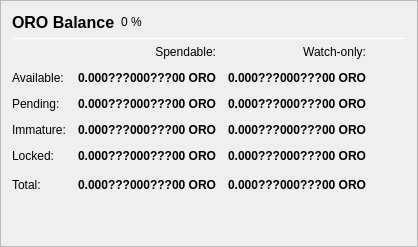
                   <widget class="QFrame" name="frame_Balances">
                    <property name="frameShape">
                     <enum>QFrame::StyledPanel</enum>
                    </property>
                    <property name="frameShadow">
                     <enum>QFrame::Raised</enum>
                    </property>
                    <layout class="QVBoxLayout" name="verticalLayout_4">
                     <item>
                      <layout class="QHBoxLayout" name="horizontalLayout_4">
                       <item>
                        <widget class="QLabel" name="label_5">
                         <property name="minimumSize">
                          <size>
                           <width>0</width>
                           <height>20</height>
                          </size>
                         </property>
                         <property name="font">
                          <font>
                           <pointsize>12</pointsize>
                           <weight>75</weight>
                           <bold>true</bold>
                          </font>
                         </property>
                         <property name="text">
                          <string>ORO Balance</string>
                         </property>
                        </widget>
                       </item>
                       <item>
                        <widget class="QLabel" name="labelOROPercent">
                         <property name="text">
                          <string notr="true">0 %</string>
                         </property>
                        </widget>
                       </item>
                       <item>
                        <spacer name="horizontalSpacer_3">
                         <property name="orientation">
                          <enum>Qt::Horizontal</enum>
                         </property>
                         <property name="sizeHint" stdset="0">
                          <size>
                           <width>40</width>
                           <height>20</height>
                          </size>
                         </property>
                        </spacer>
                       </item>
                      </layout>
                     </item>
                     <item>
                      <widget class="Line" name="line_Balance">
                       <property name="minimumSize">
                        <size>
                         <width>0</width>
                         <height>1</height>
                        </size>
                       </property>
                       <property name="maximumSize">
                        <size>
                         <width>16777215</width>
                         <height>1</height>
                        </size>
                       </property>
                       <property name="orientation">
                        <enum>Qt::Horizontal</enum>
                       </property>
                      </widget>
                     </item>
                     <item>
                      <layout class="QGridLayout" name="gridLayout">
                       <property name="spacing">
                        <number>12</number>
                       </property>
                       <item row="0" column="1">
                        <widget class="QLabel" name="labelSpendable">
                         <property name="text">
                          <string>Spendable:</string>
                         </property>
                         <property name="alignment">
                          <set>Qt::AlignRight|Qt::AlignTrailing|Qt::AlignVCenter</set>
                         </property>
                        </widget>
                       </item>
                       <item row="0" column="2">
                        <widget class="QLabel" name="labelWatchonly">
                         <property name="text">
                          <string>Watch-only:</string>
                         </property>
                         <property name="alignment">
                          <set>Qt::AlignRight|Qt::AlignTrailing|Qt::AlignVCenter</set>
                         </property>
                        </widget>
                       </item>
                       <item row="1" column="0">
                        <widget class="QLabel" name="labelBalanceText">
                         <property name="text">
                          <string>Available:</string>
                         </property>
                        </widget>
                       </item>
                       <item row="1" column="1">
                        <widget class="QLabel" name="labelBalance">
                         <property name="font">
                          <font>
                           <weight>75</weight>
                           <bold>true</bold>
                          </font>
                         </property>
                         <property name="cursor">
                          <cursorShape>IBeamCursor</cursorShape>
                         </property>
                         <property name="toolTip">
                          <string>Your current spendable balance</string>
                         </property>
                         <property name="text">
                          <string notr="true">0.000???000???00 ORO</string>
                         </property>
                         <property name="alignment">
                          <set>Qt::AlignRight|Qt::AlignTrailing|Qt::AlignVCenter</set>
                         </property>
                         <property name="textInteractionFlags">
                          <set>Qt::LinksAccessibleByMouse|Qt::TextSelectableByKeyboard|Qt::TextSelectableByMouse</set>
                         </property>
                        </widget>
                       </item>
                       <item row="1" column="2">
                        <widget class="QLabel" name="labelWatchAvailable">
                         <property name="font">
                          <font>
                           <weight>75</weight>
                           <bold>true</bold>
                          </font>
                         </property>
                         <property name="cursor">
                          <cursorShape>IBeamCursor</cursorShape>
                         </property>
                         <property name="toolTip">
                          <string>Your current balance in watch-only addresses</string>
                         </property>
                         <property name="text">
                          <string notr="true">0.000???000???00 ORO</string>
                         </property>
                         <property name="alignment">
                          <set>Qt::AlignRight|Qt::AlignTrailing|Qt::AlignVCenter</set>
                         </property>
                         <property name="textInteractionFlags">
                          <set>Qt::LinksAccessibleByMouse|Qt::TextSelectableByKeyboard|Qt::TextSelectableByMouse</set>
                         </property>
                        </widget>
                       </item>
                       <item row="2" column="0">
                        <widget class="QLabel" name="labelPendingText">
                         <property name="text">
                          <string>Pending:</string>
                         </property>
                        </widget>
                       </item>
                       <item row="2" column="1">
                        <widget class="QLabel" name="labelUnconfirmed">
                         <property name="font">
                          <font>
                           <weight>75</weight>
                           <bold>true</bold>
                          </font>
                         </property>
                         <property name="cursor">
                          <cursorShape>IBeamCursor</cursorShape>
                         </property>
                         <property name="toolTip">
                          <string>Total of transactions that have yet to be confirmed, and do not yet count toward the spendable balance</string>
                         </property>
                         <property name="text">
                          <string notr="true">0.000???000???00 ORO</string>
                         </property>
                         <property name="alignment">
                          <set>Qt::AlignRight|Qt::AlignTrailing|Qt::AlignVCenter</set>
                         </property>
                         <property name="textInteractionFlags">
                          <set>Qt::LinksAccessibleByMouse|Qt::TextSelectableByKeyboard|Qt::TextSelectableByMouse</set>
                         </property>
                        </widget>
                       </item>
                       <item row="2" column="2">
                        <widget class="QLabel" name="labelWatchPending">
                         <property name="font">
                          <font>
                           <weight>75</weight>
                           <bold>true</bold>
                          </font>
                         </property>
                         <property name="cursor">
                          <cursorShape>IBeamCursor</cursorShape>
                         </property>
                         <property name="toolTip">
                          <string>Unconfirmed transactions to watch-only addresses</string>
                         </property>
                         <property name="text">
                          <string notr="true">0.000???000???00 ORO</string>
                         </property>
                         <property name="alignment">
                          <set>Qt::AlignRight|Qt::AlignTrailing|Qt::AlignVCenter</set>
                         </property>
                         <property name="textInteractionFlags">
                          <set>Qt::LinksAccessibleByMouse|Qt::TextSelectableByKeyboard|Qt::TextSelectableByMouse</set>
                         </property>
                        </widget>
                       </item>
                       <item row="3" column="0">
                        <widget class="QLabel" name="labelImmatureText">
                         <property name="text">
                          <string>Immature:</string>
                         </property>
                        </widget>
                       </item>
                       <item row="3" column="1">
                        <widget class="QLabel" name="labelImmature">
                         <property name="font">
                          <font>
                           <weight>75</weight>
                           <bold>true</bold>
                          </font>
                         </property>
                         <property name="cursor">
                          <cursorShape>IBeamCursor</cursorShape>
                         </property>
                         <property name="toolTip">
                          <string>Staked or masternode rewards that has not yet matured</string>
                         </property>
                         <property name="text">
                          <string notr="true">0.000???000???00 ORO</string>
                         </property>
                         <property name="alignment">
                          <set>Qt::AlignRight|Qt::AlignTrailing|Qt::AlignVCenter</set>
                         </property>
                         <property name="textInteractionFlags">
                          <set>Qt::LinksAccessibleByMouse|Qt::TextSelectableByKeyboard|Qt::TextSelectableByMouse</set>
                         </property>
                        </widget>
                       </item>
                       <item row="3" column="2">
                        <widget class="QLabel" name="labelWatchImmature">
                         <property name="font">
                          <font>
                           <weight>75</weight>
                           <bold>true</bold>
                          </font>
                         </property>
                         <property name="cursor">
                          <cursorShape>IBeamCursor</cursorShape>
                         </property>
                         <property name="toolTip">
                          <string>Staked or masternode rewards in watch-only addresses that has not yet matured</string>
                         </property>
                         <property name="text">
                          <string notr="true">0.000???000???00 ORO</string>
                         </property>
                         <property name="alignment">
                          <set>Qt::AlignRight|Qt::AlignTrailing|Qt::AlignVCenter</set>
                         </property>
                         <property name="textInteractionFlags">
                          <set>Qt::LinksAccessibleByMouse|Qt::TextSelectableByKeyboard|Qt::TextSelectableByMouse</set>
                         </property>
                        </widget>
                       </item>
                       <item row="4" column="0">
                        <widget class="QLabel" name="labelLockedBalanceText">
                         <property name="toolTip">
                          <string>Locked ORO or Masternode collaterals. These are excluded from zORO minting.</string>
                         </property>
                         <property name="text">
                          <string>Locked:</string>
                         </property>
                        </widget>
                       </item>
                       <item row="4" column="1">
                        <widget class="QLabel" name="labelLockedBalance">
                         <property name="font">
                          <font>
                           <weight>75</weight>
                           <bold>true</bold>
                          </font>
                         </property>
                         <property name="cursor">
                          <cursorShape>IBeamCursor</cursorShape>
                         </property>
                         <property name="toolTip">
                          <string>Locked ORO or Masternode collaterals. These are excluded from zORO minting.</string>
                         </property>
                         <property name="text">
                          <string notr="true">0.000???000???00 ORO</string>
                         </property>
                         <property name="alignment">
                          <set>Qt::AlignRight|Qt::AlignTrailing|Qt::AlignVCenter</set>
                         </property>
                         <property name="textInteractionFlags">
                          <set>Qt::LinksAccessibleByMouse|Qt::TextSelectableByKeyboard|Qt::TextSelectableByMouse</set>
                         </property>
                        </widget>
                       </item>
                       <item row="4" column="2">
                        <widget class="QLabel" name="labelWatchLocked">
                         <property name="font">
                          <font>
                           <weight>75</weight>
                           <bold>true</bold>
                          </font>
                         </property>
                         <property name="cursor">
                          <cursorShape>IBeamCursor</cursorShape>
                         </property>
                         <property name="toolTip">
                          <string>Current locked balance in watch-only addresses</string>
                         </property>
                         <property name="text">
                          <string notr="true">0.000???000???00 ORO</string>
                         </property>
                         <property name="alignment">
                          <set>Qt::AlignRight|Qt::AlignTrailing|Qt::AlignVCenter</set>
                         </property>
                         <property name="textInteractionFlags">
                          <set>Qt::LinksAccessibleByMouse|Qt::TextSelectableByKeyboard|Qt::TextSelectableByMouse</set>
                         </property>
                        </widget>
                       </item>
                       <item row="5" column="0">
                        <widget class="QLabel" name="labelTotalText">
                         <property name="toolTip">
                          <string>Your current ORO balance, unconfirmed and immature transactions included</string>
                         </property>
                         <property name="text">
                          <string>Total:</string>
                         </property>
                        </widget>
                       </item>
                       <item row="5" column="1">
                        <widget class="QLabel" name="labelTotal">
                         <property name="font">
                          <font>
                           <weight>75</weight>
                           <bold>true</bold>
                          </font>
                         </property>
                         <property name="cursor">
                          <cursorShape>IBeamCursor</cursorShape>
                         </property>
                         <property name="toolTip">
                          <string>Your current ORO balance, unconfirmed and immature transactions included</string>
                         </property>
                         <property name="text">
                          <string notr="true">0.000???000???00 ORO</string>
                         </property>
                         <property name="alignment">
                          <set>Qt::AlignRight|Qt::AlignTrailing|Qt::AlignVCenter</set>
                         </property>
                         <property name="textInteractionFlags">
                          <set>Qt::LinksAccessibleByMouse|Qt::TextSelectableByKeyboard|Qt::TextSelectableByMouse</set>
                         </property>
                        </widget>
                       </item>
                       <item row="5" column="2">
                        <widget class="QLabel" name="labelWatchTotal">
                         <property name="font">
                          <font>
                           <weight>75</weight>
                           <bold>true</bold>
                          </font>
                         </property>
                         <property name="cursor">
                          <cursorShape>IBeamCursor</cursorShape>
                         </property>
                         <property name="toolTip">
                          <string>Current total balance in watch-only addresses</string>
                         </property>
                         <property name="text">
                          <string notr="true">0.000???000???00 ORO</string>
                         </property>
                         <property name="alignment">
                          <set>Qt::AlignRight|Qt::AlignTrailing|Qt::AlignVCenter</set>
                         </property>
                         <property name="textInteractionFlags">
                          <set>Qt::LinksAccessibleByMouse|Qt::TextSelectableByKeyboard|Qt::TextSelectableByMouse</set>
                         </property>
                        </widget>
                       </item>
                       <item row="5" column="3">
                        <spacer name="horizontalSpacer_9">
                         <property name="orientation">
                          <enum>Qt::Horizontal</enum>
                         </property>
                         <property name="sizeHint" stdset="0">
                          <size>
                           <width>40</width>
                           <height>20</height>
                          </size>
                         </property>
                        </spacer>
                       </item>
                      </layout>
                     </item>
                     <item>
                      <spacer name="verticalSpacer_3">
                       <property name="orientation">
                        <enum>Qt::Vertical</enum>
                       </property>
                       <property name="sizeHint" stdset="0">
                        <size>
                         <width>20</width>
                         <height>40</height>
                        </size>
                       </property>
                      </spacer>
                     </item>
                    </layout>
                   </widget>
